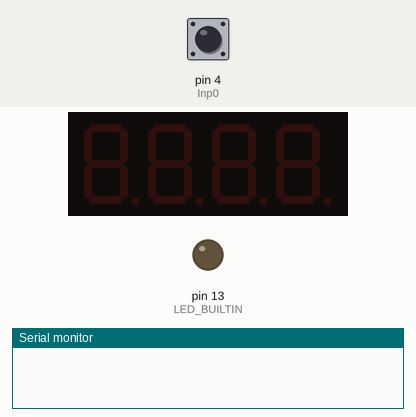
This sketch was run on a simulated Arduino Uno, built with avr-gcc and run on an emulated ATmega328P. On the bench: 4-digit seven-segment display, output pins drawn as LEDs (lit = HIGH), the last lines printed to the serial monitor. The test bench sets the inputs (shaded band); at power-on: pin 4 (Inp0) HIGH.

Above: at 2.2 s.
2.3 s: pin 4 (Inp0) pulled LOW for 0.15 s
At 3.4 s:
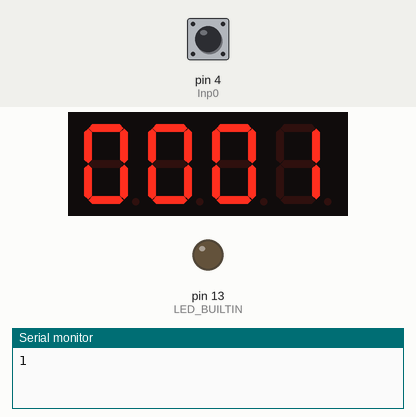
3.9 s: pin 4 (Inp0) pulled LOW for 1 s
At 4.7 s:
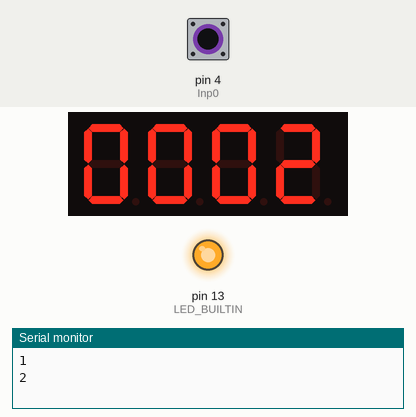
6.4 s: pin 4 (Inp0) pulled LOW for 0.15 s
At 7.7 s:
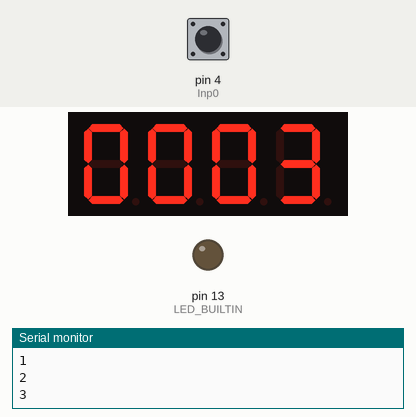
8.0 s: pin 4 (Inp0) pulled LOW for 1 s
At 10.2 s:
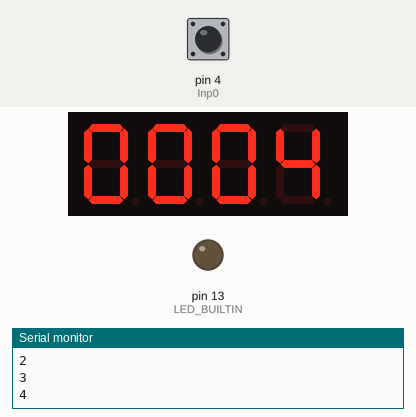
Timing chart, 0 to 11.5 s (numbered marks = the images above; inputs shaded):
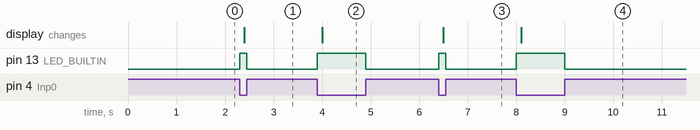

The sketch:

normal-sensor.ino
```cpp
//processing of switch is "blocking"
/*#include <ESP8266WiFi.h>
#include <WiFiClient.h>
#include <ESP8266WebServer.h>
#include <ESP8266HTTPClient.h>
//wifi information
const char *ssid = "5BB";
const char *password = "01539310";

//Web Host
const char *host = "https://startuphexapixel.herokuapp.com/api/";*/
#include <TM1637Display.h>

// Module connection pins (Digital Pins)
#define CLK 2
#define DIO 3

// The amount of time (in milliseconds) between tests
#define TEST_DELAY   2000

const uint8_t SEG_DONE[] = {
  SEG_B | SEG_C | SEG_D | SEG_E | SEG_G,           // d
  SEG_A | SEG_B | SEG_C | SEG_D | SEG_E | SEG_F,   // O
  SEG_C | SEG_E | SEG_G,                           // n
  SEG_A | SEG_D | SEG_E | SEG_F | SEG_G            // E
  };

TM1637Display display(CLK, DIO);
const int Inp0 = 4; //port 2
const int Out0 = 13; //LED
int counter;
/*
HTTPClient http;
String postData;*/


void setup()
{
  delay(1000);
  Serial.begin(9600);
  /*WiFi.mode(WIFI_OFF);
  delay(1000);
  WiFi.mode(WIFI_STA);

  WiFi.begin(ssid, password);
  Serial.print("");

  Serial.print("Connecting");
  //Wait for connection

  while (WiFi.status() != WL_CONNECTED) {
    delay(500);
    Serial.print(".");
  }

  //If connection successful show IP address in serial monitor
  Serial.println("");
  Serial.print("Connected to ");
  Serial.println(ssid);
  Serial.print("IP address: ");
  Serial.println(WiFi.localIP()); //IP address assigned to your ESP*/
  pinMode(Inp0, INPUT);
  digitalWrite(Inp0, HIGH); pinMode(LED_BUILTIN, OUTPUT);
  digitalWrite(LED_BUILTIN, LOW); //Turn LED off to start.
};

void loop()
{
  int k;
  int khu, sal, yar, htaung;
  uint8_t data[] = {};
  uint8_t blank[] = { 0x00, 0x00, 0x00, 0x00 };
  display.setBrightness(0x0f);

  // All segments on


  // Selectively set different digits


  if (digitalRead(Inp0) == LOW) {
    digitalWrite(LED_BUILTIN, HIGH);
  delay(100);
  //Stuff to happen when switch closed
  counter++;
  Serial.println(counter);
  khu = counter % 10;
  sal = (counter % 100) / 10;
  yar = (counter % 1000) / 100;
  htaung = (counter % 10000) / 1000;

  data[0] = display.encodeDigit(htaung);
  data[1] = display.encodeDigit(yar);
  data[2] = display.encodeDigit(sal);
  data[3] = display.encodeDigit(khu);
  display.setSegments(data);
  //sendDatatoServer(counter);

  while (digitalRead(Inp0) == LOW) {

  };//Put to do while waiting
  digitalWrite(LED_BUILTIN, LOW);
  delay(100);
  };
};

/*void DealWithSwitchPress()
{
  digitalWrite(LED_BUILTIN, HIGH);
  delay(100);
  //Stuff to happen when switch closed
  counter++;
  Serial.println(counter);
  //sendDatatoServer(counter);

  while (digitalRead(Inp0) == LOW) {

  };//Put to do while waiting
  digitalWrite(LED_BUILTIN, LOW);
  delay(100);
  //Put here: Stuff to happen when switch finishes opening

}*/

/*void sendDatatoServer(int a)
{
  postData = "count = " + a;
  http.begin(host);
  http.addHeader("Content-Type", "application/x-www-form-urlencode");
  int httpCode = http.POST(postData);
  String payload = http.getString();

  Serial.println(httpCode);
  Serial.println(payload);
  http.end();
}*/
```

Measured:
- after the input at 2.3 s, pin 13 (LED_BUILTIN): LOW → HIGH at once, → LOW 0.15 s later; the display: changes after 0.10 s (image 1)
- after the input at 3.9 s, pin 13 (LED_BUILTIN): LOW → HIGH at once, → LOW 1.0 s later; the display: changes after 0.10 s (image 2)
- after the input at 6.4 s, pin 13 (LED_BUILTIN): LOW → HIGH at once, → LOW 0.15 s later; the display: changes after 0.10 s (image 3)
- after the input at 8.0 s, pin 13 (LED_BUILTIN): LOW → HIGH at once, → LOW 1.0 s later; the display: changes after 0.10 s (image 4)
